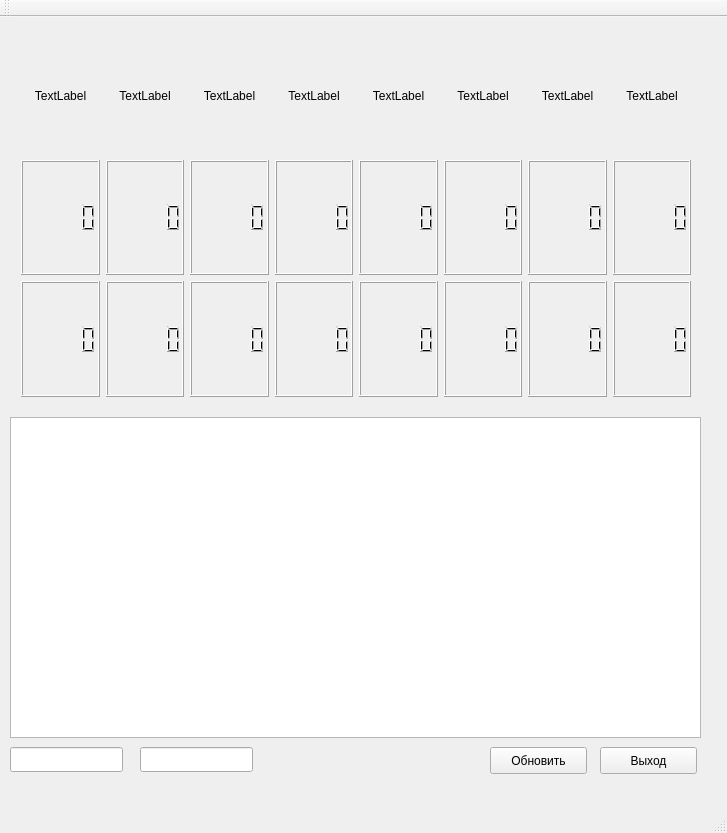
<?xml version="1.0" encoding="UTF-8"?>
<ui version="4.0">
 <class>MainWindow</class>
 <widget class="QMainWindow" name="MainWindow">
  <property name="geometry">
   <rect>
    <x>0</x>
    <y>0</y>
    <width>727</width>
    <height>833</height>
   </rect>
  </property>
  <property name="windowTitle">
   <string>MainWindow</string>
  </property>
  <widget class="QWidget" name="centralWidget">
   <widget class="QWidget" name="gridLayoutWidget">
    <property name="geometry">
     <rect>
      <x>10</x>
      <y>10</y>
      <width>692</width>
      <height>381</height>
     </rect>
    </property>
    <layout class="QGridLayout" name="gridLayout">
     <item row="0" column="5">
      <widget class="QLabel" name="label_6">
       <property name="text">
        <string>TextLabel</string>
       </property>
       <property name="alignment">
        <set>Qt::AlignCenter</set>
       </property>
      </widget>
     </item>
     <item row="2" column="2">
      <widget class="QLCDNumber" name="lcdNumber_11">
       <property name="font">
        <font>
         <pointsize>80</pointsize>
         <weight>75</weight>
         <bold>true</bold>
        </font>
       </property>
      </widget>
     </item>
     <item row="2" column="7">
      <widget class="QLCDNumber" name="lcdNumber_16">
       <property name="font">
        <font>
         <pointsize>80</pointsize>
         <weight>75</weight>
         <bold>true</bold>
        </font>
       </property>
      </widget>
     </item>
     <item row="2" column="4">
      <widget class="QLCDNumber" name="lcdNumber_13">
       <property name="font">
        <font>
         <pointsize>80</pointsize>
         <weight>75</weight>
         <bold>true</bold>
        </font>
       </property>
      </widget>
     </item>
     <item row="1" column="2">
      <widget class="QLCDNumber" name="lcdNumber_3"/>
     </item>
     <item row="0" column="2">
      <widget class="QLabel" name="label_3">
       <property name="text">
        <string>TextLabel</string>
       </property>
       <property name="alignment">
        <set>Qt::AlignCenter</set>
       </property>
      </widget>
     </item>
     <item row="2" column="0">
      <widget class="QLCDNumber" name="lcdNumber_9">
       <property name="font">
        <font>
         <pointsize>80</pointsize>
         <weight>75</weight>
         <bold>true</bold>
        </font>
       </property>
      </widget>
     </item>
     <item row="2" column="6">
      <widget class="QLCDNumber" name="lcdNumber_15">
       <property name="font">
        <font>
         <pointsize>80</pointsize>
         <weight>75</weight>
         <bold>true</bold>
        </font>
       </property>
      </widget>
     </item>
     <item row="1" column="3">
      <widget class="QLCDNumber" name="lcdNumber_4"/>
     </item>
     <item row="2" column="3">
      <widget class="QLCDNumber" name="lcdNumber_12">
       <property name="font">
        <font>
         <pointsize>80</pointsize>
         <weight>75</weight>
         <bold>true</bold>
        </font>
       </property>
      </widget>
     </item>
     <item row="0" column="3">
      <widget class="QLabel" name="label_4">
       <property name="text">
        <string>TextLabel</string>
       </property>
       <property name="alignment">
        <set>Qt::AlignCenter</set>
       </property>
      </widget>
     </item>
     <item row="0" column="4">
      <widget class="QLabel" name="label_5">
       <property name="text">
        <string>TextLabel</string>
       </property>
       <property name="alignment">
        <set>Qt::AlignCenter</set>
       </property>
      </widget>
     </item>
     <item row="0" column="1">
      <widget class="QLabel" name="label_2">
       <property name="text">
        <string>TextLabel</string>
       </property>
       <property name="alignment">
        <set>Qt::AlignCenter</set>
       </property>
      </widget>
     </item>
     <item row="1" column="6">
      <widget class="QLCDNumber" name="lcdNumber_7"/>
     </item>
     <item row="0" column="0">
      <widget class="QLabel" name="label">
       <property name="text">
        <string>TextLabel</string>
       </property>
       <property name="alignment">
        <set>Qt::AlignCenter</set>
       </property>
      </widget>
     </item>
     <item row="1" column="5">
      <widget class="QLCDNumber" name="lcdNumber_6"/>
     </item>
     <item row="0" column="7">
      <widget class="QLabel" name="label_8">
       <property name="text">
        <string>TextLabel</string>
       </property>
       <property name="alignment">
        <set>Qt::AlignCenter</set>
       </property>
      </widget>
     </item>
     <item row="2" column="1">
      <widget class="QLCDNumber" name="lcdNumber_10">
       <property name="font">
        <font>
         <pointsize>80</pointsize>
         <weight>75</weight>
         <bold>true</bold>
        </font>
       </property>
      </widget>
     </item>
     <item row="1" column="4">
      <widget class="QLCDNumber" name="lcdNumber_5"/>
     </item>
     <item row="1" column="7">
      <widget class="QLCDNumber" name="lcdNumber_8"/>
     </item>
     <item row="1" column="1">
      <widget class="QLCDNumber" name="lcdNumber_2"/>
     </item>
     <item row="1" column="0">
      <widget class="QLCDNumber" name="lcdNumber"/>
     </item>
     <item row="0" column="6">
      <widget class="QLabel" name="label_7">
       <property name="text">
        <string>TextLabel</string>
       </property>
       <property name="alignment">
        <set>Qt::AlignCenter</set>
       </property>
      </widget>
     </item>
     <item row="2" column="5">
      <widget class="QLCDNumber" name="lcdNumber_14">
       <property name="font">
        <font>
         <pointsize>80</pointsize>
         <weight>75</weight>
         <bold>true</bold>
        </font>
       </property>
      </widget>
     </item>
    </layout>
   </widget>
   <widget class="QPushButton" name="pushButton">
    <property name="geometry">
     <rect>
      <x>490</x>
      <y>730</y>
      <width>97</width>
      <height>27</height>
     </rect>
    </property>
    <property name="text">
     <string>Обновить</string>
    </property>
    <property name="default">
     <bool>false</bool>
    </property>
    <property name="flat">
     <bool>false</bool>
    </property>
   </widget>
   <widget class="QPushButton" name="pushButton_2">
    <property name="geometry">
     <rect>
      <x>600</x>
      <y>730</y>
      <width>97</width>
      <height>27</height>
     </rect>
    </property>
    <property name="text">
     <string>Выход</string>
    </property>
   </widget>
   <widget class="QLabel" name="labelgraph">
    <property name="geometry">
     <rect>
      <x>20</x>
      <y>410</y>
      <width>681</width>
      <height>111</height>
     </rect>
    </property>
    <property name="text">
     <string/>
    </property>
   </widget>
   <widget class="QGraphicsView" name="graphicsView">
    <property name="geometry">
     <rect>
      <x>10</x>
      <y>400</y>
      <width>691</width>
      <height>321</height>
     </rect>
    </property>
   </widget>
   <widget class="QLineEdit" name="debug1">
    <property name="geometry">
     <rect>
      <x>10</x>
      <y>730</y>
      <width>113</width>
      <height>25</height>
     </rect>
    </property>
   </widget>
   <widget class="QLineEdit" name="debug2">
    <property name="geometry">
     <rect>
      <x>140</x>
      <y>730</y>
      <width>113</width>
      <height>25</height>
     </rect>
    </property>
   </widget>
  </widget>
  <widget class="QMenuBar" name="menuBar">
   <property name="geometry">
    <rect>
     <x>0</x>
     <y>0</y>
     <width>727</width>
     <height>25</height>
    </rect>
   </property>
  </widget>
  <widget class="QToolBar" name="mainToolBar">
   <attribute name="toolBarArea">
    <enum>TopToolBarArea</enum>
   </attribute>
   <attribute name="toolBarBreak">
    <bool>false</bool>
   </attribute>
  </widget>
  <widget class="QStatusBar" name="statusBar"/>
 </widget>
 <layoutdefault spacing="6" margin="11"/>
 <resources/>
 <connections/>
</ui>
